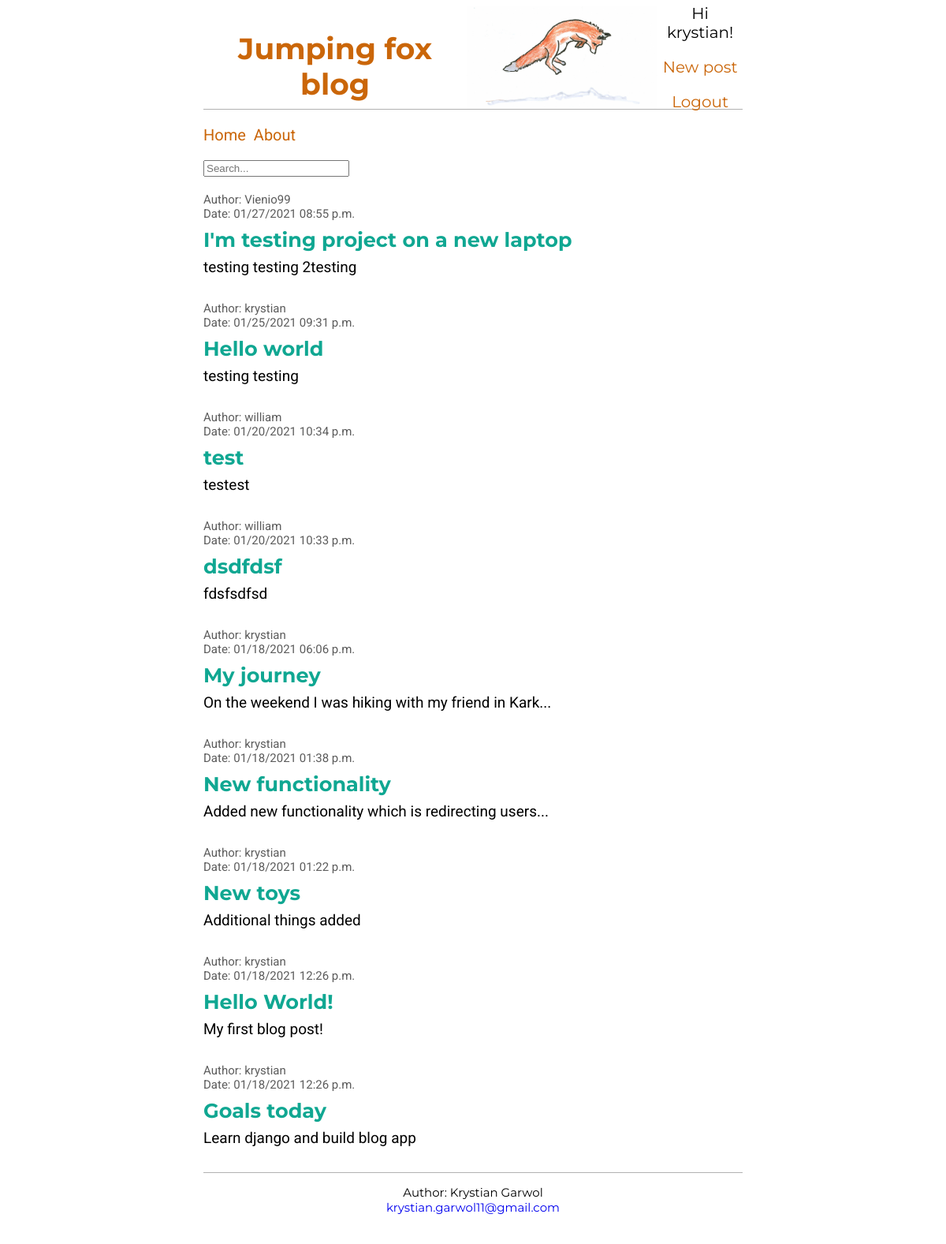
The app's page / (signed in) with its own data.
### blog/models.py (models this page shows, shortened)
class Post(models.Model):
    author = models.ForeignKey('auth.user', on_delete=models.CASCADE, default='Unknown')
    pub_date = models.DateTimeField('date published', default=timezone.now)
    title = models.CharField(max_length=200)
    body = models.TextField()
    class Meta:
        ordering = ['-pub_date']

### blog/views.py (the view)
# urls.py: path('', BlogListView.as_view(), name='home'),
class BlogListView(generic.ListView):
    model = Post
    template_name = 'home.html'
    context_object_name = 'all_posts'

### templates/home.html
{% extends 'base.html' %}
{% block content %}
    <form class="search" action="{% url 'search_results' %}" method="get">
        <input name="q" type="text" placeholder="Search...">
    </form><br>
    {% for post in all_posts %}
    <div class="post-entry">
        <div class="additional-info">
            <p>Author: {{ post.author }}</p>
            <p>Date: {{ post.pub_date|date:"SHORT_DATE_FORMAT" }} {{ post.pub_date|time:"h:i a" }}</p>
        </div>
        <h2><a href="{% url 'post_detail' post.pk %}">{{ post.title }}</a></h2>
        {% if post.body|length > 50 %}
            <p>{{ post.body|slice:":50" }}...</p>
        {% else %}
            <p>{{ post.body }}</p>
        {% endif %}
    </div>
    {% endfor %}
{% endblock content %}

### templates/base.html (shortened to what this page needs)
<!doctype html>
{% load static %}
<html lang="en">
  <head>
    <link href="{% static 'css/base.css' %}" rel="stylesheet">
  </head>
  <body>
    <header>
      <nav class="nav-left">
        <h1><a href="{% url 'home' %}">Jumping fox blog</a></h1><br>
        <img src="{% static 'img/jumping-fox.jpg' %}", alt="Jumping fox">
      </nav>
      <nav class="nav-right">
        {% if user.is_authenticated %}
          <div class="logged-in">
            <p>Hi {{ user.username }}!</p>
            <p><a href="{% url 'post_new' %}">New post</a></p>
            <p><a href="{% url 'logout' %}">Logout</a></p>
          </div>
        {% else %}
          <div class="logged-out">
            <p><a href="{% url 'login' %}">Log In</a></p>
            <p><a href="{% url 'signup' %}">Sign up</a></p>
          </div>
        {% endif %}
      </nav>
    </header>
    <main>
      <nav class="nav-main">
        <p><a href="{% url 'home' %}">Home</a></p>
        <p><a href="{% url 'about' %}">About</a></p>
      </nav>
      {% block content %}
      {% endblock %}
    </main>
    <footer>
      <p>Author: Krystian Garwol<br>
      <a href="mailto:krystian.garwol11@gmail.com">krystian.garwol11@gmail.com</a></p>
    </footer>
  </body>
</html>

### static/css/base.css (style rules this page uses)
html { margin-left: 250px; margin-right: 250px; }
body { font-family: 'Roboto', sans-serif; font-size: 17px; display: flex; flex-direction: column; height: 100vh; }
body a { text-decoration: none; }
header { font-family: 'Montserrat', sans-serif; font-size: 25px; border-bottom: 1px solid rgb(177, 177, 177); display: flex; text-align: center; height: 130px; flex-shrink: 0; }
header a { color: rgb(202, 102, 9); text-decoration: none; }
.nav-left { margin-right: auto; display: flex; }
.nav-right { display: flex; flex-direction: column; justify-content: center; font-size: 20px; }
.nav-main { display: flex; font-size: 20px; }
.nav-main p a { margin-right: 10px; color: rgb(202, 102, 9); }
img { width:250px; height: auto; display: inline-flex; }
main { font-family: 'Roboto', sans-serif; flex: 1 0 auto; }
main h2 { font-family: 'Montserrat', sans-serif; text-decoration: none; }
.post-entry { margin-bottom: 2rem; }
.post-entry p { font-size: 19px; margin: 0; padding-top: 0px; }
.post-entry h2 { margin: 0.5rem 0; }
.post-entry h2 a { color:rgb(16, 167, 146); text-decoration: none; }
.post-entry a[href] { color:rgb(16, 167, 146); }
.post-entry .additional-info p { font-size: 15px; color:rgb(92, 92, 92); }
footer { border-top: 1px solid rgb(177, 177, 177); font-family: 'Montserrat', sans-serif; font-size: 15px; text-align: center; height: 90px; flex-shrink: 0; }
.search { display: flex; }

### records on screen
Post: author "Vienio99", pub_date "01/27/2021", pub_date "08:55 p.m.", title "I'm testing project on a new laptop", body "testing testing 2testing"
Post: author "krystian", pub_date "01/25/2021", pub_date "09:31 p.m.", title "Hello world", body "testing testing"
Post: author "william", pub_date "01/20/2021", pub_date "10:34 p.m.", title "test", body "testest"
Post: author "william", pub_date "01/20/2021", pub_date "10:33 p.m.", title "dsdfdsf", body "fdsfsdfsd"
Post: author "krystian", pub_date "01/18/2021", pub_date "06:06 p.m.", title "My journey", body "On the weekend I was hiking with my friend in Kark"
Post: author "krystian", pub_date "01/18/2021", pub_date "01:38 p.m.", title "New functionality", body "Added new functionality which is redirecting users"
Post: author "krystian", pub_date "01/18/2021", pub_date "01:22 p.m.", title "New toys", body "Additional things added"
Post: author "krystian", pub_date "01/18/2021", pub_date "12:26 p.m.", title "Hello World!", body "My first blog post!"
Post: author "krystian", pub_date "01/18/2021", pub_date "12:26 p.m.", title "Goals today", body "Learn django and build blog app"

### other values on screen
{{ user.username }} "krystian"
